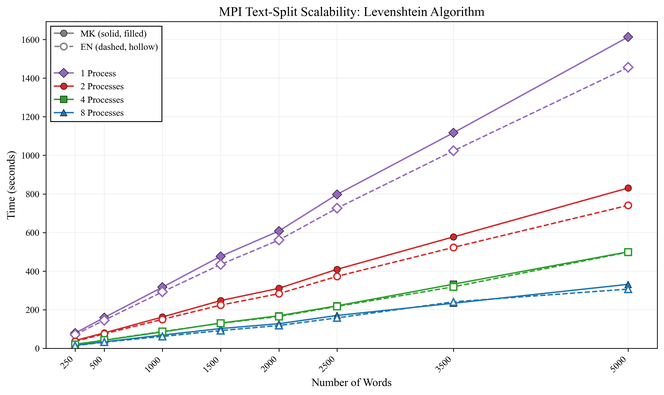
#> input picture visualizations/new_res/levenshtein_scalability_new.png, 664 x 395 px, shrunk from 2961 x 1761 before the run, found by its file name
$ python plot_combined_paper.py
#> lines starting #> are read from the running program, lines starting #| are printed output that depends on the picture
"""
Combined Visualization for Paper

Creates a single figure with all 5 scalability visualizations arranged
in a grid layout suitable for academic papers.
"""

import matplotlib
matplotlib.use('Agg')
import matplotlib.pyplot as plt
import matplotlib.image as mpimg
from pathlib import Path

# Research paper style settings
plt.rcParams.update({
    'font.family': 'serif',
    'font.serif': ['Times New Roman', 'DejaVu Serif'],
    'font.size': 11,
    'axes.labelsize': 12,
    'axes.titlesize': 14,
    'figure.dpi': 300,
    'savefig.dpi': 300,
})

results_dir = Path(__file__).parent
viz_dir = results_dir / 'visualizations' / 'new_res'

# Define the 5 visualizations with their labels
visualizations = [
    ('levenshtein_scalability_new.png', '(a) Text-Split: Levenshtein'),
    ('damerau_levenshtein_scalability_new.png', '(b) Text-Split: Damerau-Levenshtein'),
    ('myers_bitvector_scalability_new.png', '(c) Text-Split: Myers Bit-Vector'),
    ('levenshtein_dictsplit_scalability.png', '(d) Dict-Split: Levenshtein'),
    ('damerau_levenshtein_dictsplit_scalability.png', '(e) Dict-Split: Damerau-Levenshtein'),
]

# Create figure with 3 rows, 2 columns layout
# Row 1: Text-Split Levenshtein, Text-Split Damerau-Levenshtein
# Row 2: Text-Split Myers, Dict-Split Levenshtein
# Row 3: Dict-Split Damerau-Levenshtein (centered)

fig = plt.figure(figsize=(16, 20))

# Grid positions for 5 plots in a 3x2 arrangement
positions = [
    (3, 2, 1),  # Row 1, Col 1
    (3, 2, 2),  # Row 1, Col 2
    (3, 2, 3),  # Row 2, Col 1
    (3, 2, 4),  # Row 2, Col 2
    (3, 2, 5),  # Row 3, Col 1 (will span to center)
]

for i, (filename, label) in enumerate(visualizations):
    img_path = viz_dir / filename
    if not img_path.exists():
        print(f"Warning: {img_path} not found")
        continue

    img = mpimg.imread(str(img_path))
#> img is the input picture: shape (395, 664, 4) float32; mean R, G, B, A 0.969, 0.967, 0.969, 1

    if i < 4:
        ax = fig.add_subplot(positions[i][0], positions[i][1], positions[i][2])
    else:
        # Center the 5th plot by using a different approach
        ax = fig.add_subplot(3, 2, (5, 6))

    ax.imshow(img)
    ax.set_title(label, fontsize=14, fontweight='bold', pad=10)
    ax.axis('off')

# Adjust layout
plt.tight_layout(pad=2.0)

# Save the combined figure
output_dir = results_dir / 'visualizations' / 'paper'
output_dir.mkdir(parents=True, exist_ok=True)

plt.savefig(output_dir / 'combined_scalability_all.png', dpi=300, bbox_inches='tight',
            facecolor='white', edgecolor='none')
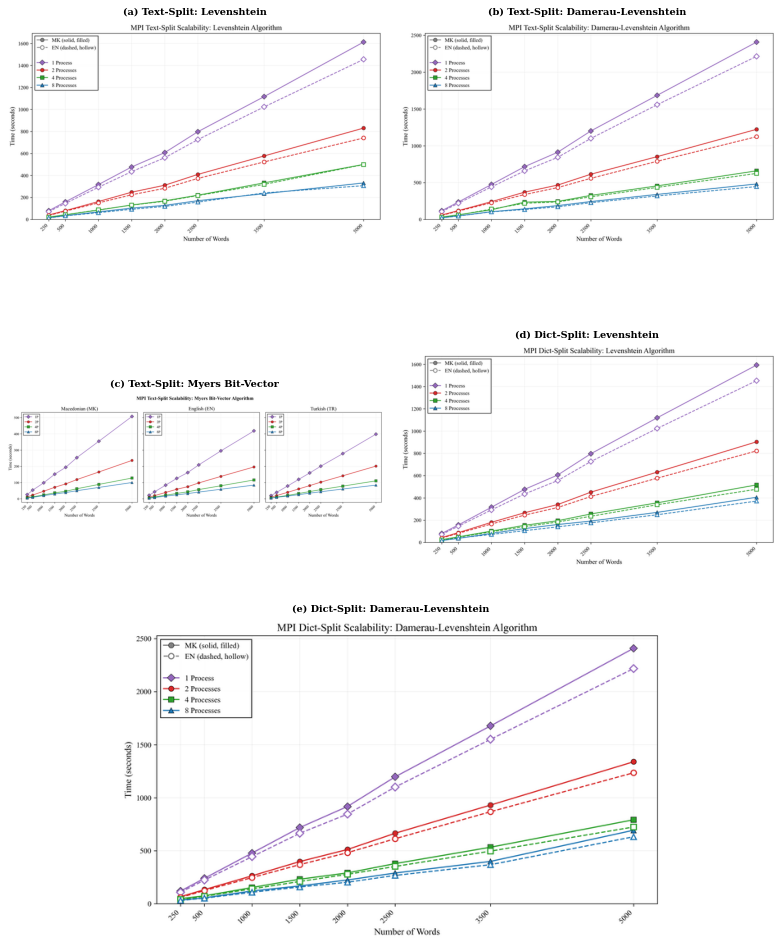
#> figure drawn by matplotlib, 5 panels
plt.savefig(output_dir / 'combined_scalability_all.pdf', bbox_inches='tight',
            facecolor='white', edgecolor='none')

print(f"Saved combined visualization:")
print(f"  - {output_dir / 'combined_scalability_all.png'}")
print(f"  - {output_dir / 'combined_scalability_all.pdf'}")

plt.close()

# Also create an alternative layout: 2 rows for Text-Split (3 plots) and 1 row for Dict-Split (2 plots)
fig2, axes = plt.subplots(3, 2, figsize=(16, 18))

# Flatten and handle the 5 plots
plot_positions = [(0, 0), (0, 1), (1, 0), (1, 1), (2, 0)]

for i, (filename, label) in enumerate(visualizations):
    img_path = viz_dir / filename
    if not img_path.exists():
        continue

    img = mpimg.imread(str(img_path))
    row, col = plot_positions[i]
    axes[row, col].imshow(img)
    axes[row, col].set_title(label, fontsize=14, fontweight='bold', pad=10)
    axes[row, col].axis('off')

# Hide the empty subplot (row 2, col 1 - bottom right)
axes[2, 1].axis('off')

# Add section labels
fig2.text(0.5, 0.98, 'MPI Scalability Analysis', ha='center', va='top',
          fontsize=18, fontweight='bold')
fig2.text(0.5, 0.67, 'Text-Split Strategy', ha='center', va='top',
          fontsize=14, fontstyle='italic', color='gray')
fig2.text(0.5, 0.34, 'Dict-Split Strategy', ha='center', va='top',
          fontsize=14, fontstyle='italic', color='gray')

plt.tight_layout(rect=[0, 0, 1, 0.96], pad=2.0)

plt.savefig(output_dir / 'combined_scalability_labeled.png', dpi=300, bbox_inches='tight',
            facecolor='white', edgecolor='none')
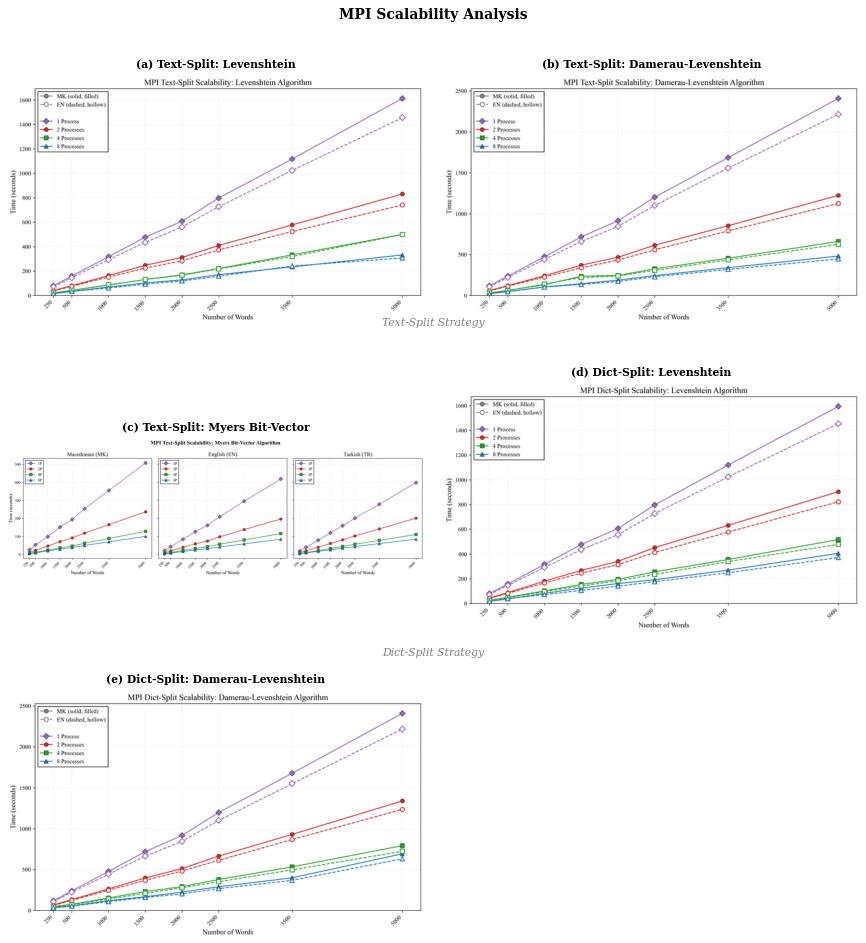
#> figure drawn by matplotlib, 5 panels
plt.savefig(output_dir / 'combined_scalability_labeled.pdf', bbox_inches='tight',
            facecolor='white', edgecolor='none')

print(f"  - {output_dir / 'combined_scalability_labeled.png'}")
print(f"  - {output_dir / 'combined_scalability_labeled.pdf'}")

plt.close()
print("\nDone!")
